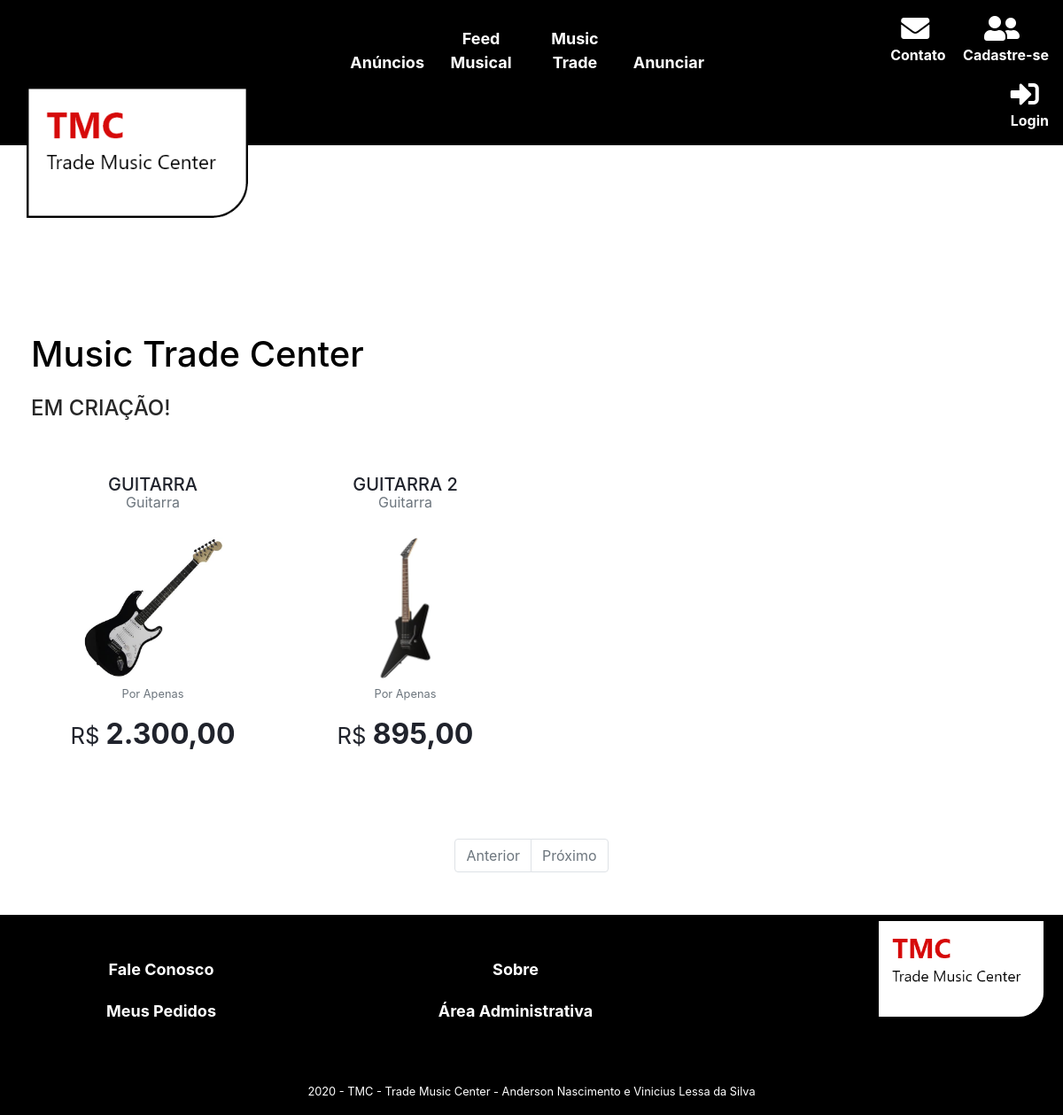
The page /Views/produtos/MusicTradeCenter.php on the database its author committed.
### tables this page shows
CREATE TABLE `produto` (
  `cod_produto` int(11) NOT NULL,
  `nome_prod` varchar(50) NOT NULL,
  `descricao_prod` varchar(250) DEFAULT NULL,
  `valor_un` decimal(6,2) NOT NULL,
  `cover_img` varchar(250) DEFAULT NULL,
  `banner_img` varchar(250) DEFAULT NULL,
  `estoque` int(11) DEFAULT NULL,
  `cod_categoria` int(11) NOT NULL,
  `destaque` tinyint(4) NOT NULL DEFAULT 0
);

CREATE TABLE `categoria` (
  `cod_categoria` int(11) NOT NULL,
  `nome_categoria` varchar(50) NOT NULL
);

### Models/m_produto.php (called while the page is built, shortened)
<?php
function carregarProdutosCategoria($conn, $codCategoria, $limit = 12, $offset = 0)
{
  $sql = "SELECT  p.cod_produto, p.nome_prod, p.descricao_prod, p.valor_un, p.cover_img, p.estoque, c.nome_categoria
    FROM produto p  INNER JOIN categoria c ON p.cod_categoria = c.cod_categoria
    WHERE p.cod_categoria = ? ORDER BY p.nome_prod ASC  LIMIT ? OFFSET ? ";
  $stmt = $conn->prepare($sql);
  $stmt->bind_param("iii", $codCategoria, $limit, $offset);
  $stmt->execute();
  $result = $stmt->get_result()->fetch_all(MYSQLI_ASSOC);
  return $result;
}

### Controllers/c_produto.php (called while the page is built, shortened)
<?php
$conn = require SITE_PATH . '/Models/conexao.php';
include SITE_PATH . '/Models/m_produto.php';
if (isset($listaGuitarras)) {
  $listaGuitarras = carregarProdutosCategoria($conn, $codCategoria, $limit, $offset);
}

### Views/produtos/MusicTradeCenter.php (the view, shortened to what this page needs)
<?php
$codCategoria = 2;
$limit = 12;
$Nextpg = (isset($_GET['page'])) ? ($_GET['page'] + 1) : 1;
$Prevpg = (isset($_GET['page']) && $Nextpg > 1) ? ($_GET['page'] - 1) : 0;
$offset = (isset($_GET['page'])) ? ($_GET['page'] * $limit) : 0;
require SITE_PATH . '/Controllers/c_produto.php';
?>
<!DOCTYPE html>
<html lang="pt-br">
<head>
  <link rel="stylesheet" href="<?php echo SITE_URL ?>/css/bootstrap.min.css">
  <link rel="stylesheet" href="<?php echo SITE_URL ?>/css/styles.css">
  <link rel="stylesheet" href="https://cdnjs.cloudflare.com/ajax/libs/font-awesome/5.11.2/css/all.css">
</head>
<body>
  <?php include SITE_PATH . '/includes/menu.php';?>
  <div>
    <div class="">
      <div class="caixa-guitarra">
        <h1 class="display-guitarra">Music Trade Center</h1>
        <h4 class="display-guitarra-2">EM CRIAÇÃO!</h4>
      </div>
    </div>
  </div>
  <section>
    <div class="container mt-5">
    <?php
if ($listaGuitarras) {?>
      <div class="row">
        <?php foreach ($listaGuitarras as $produto) {?>
        <div class="col-sm-3 mb-3">
          <a href="<?php echo SITE_URL ?>/Views/produtos/detalhe.php?produto=<?php echo $produto['cod_produto'] ?>"
            class="linkCardsVioloes">
            <div class="card text-center border-0 card-produto">
              <div class="card-header border-0 bg-transparent">
                <h5 class="card-title text-uppercase">
                  <?php echo $produto['nome_prod'] ?>
                </h5>
                <p class="text-muted mt-n3"><?php echo $produto['nome_categoria'] ?>
                </p>
              </div>
              <img class="card-img-top px-5 img-cover"
                src="<?php echo SITE_URL ?>/images/produtos/<?php echo $produto['cover_img'] ?>"
                alt="Cover: <?php echo $produto['nome_prod'] ?>">
              <div class="card-body">
                <p class="card-text mt-n3"><small class="text-muted">Por Apenas</small></p>
                <p class="card-text h2 font-weight-bold"><small>R$
                  </small><?php echo number_format($produto['valor_un'], 2, ',', '.') ?>
                </p>
              </div>
            </div>
          </a>
        </div>
        <?php }?>
      </div>
      <?php } else {
    include SITE_PATH . '/includes/erroCarregarProduto.php';
}?>
    </div>
  </section>
  <nav aria-label="Navegação de página exemplo">
    <ul class="pagination justify-content-center ">
      <li class="page-item <?php if ($Nextpg == 1) {
    echo 'disabled';
}?>">
        <a class="page-link bk-escuro ft-branca" href="./guitarra.php?page=<?php echo $Prevpg ?>">Anterior</a>
      </li>
      <li class="page-item <?php if (count($listaGuitarras) < $limit) {
    echo 'disabled';
}?>">
        <a class="page-link bk-escuro ft-branca" href="./guitarra.php?page=<?php echo $Nextpg ?>">Próximo</a>
      </li>
    </ul>
  </nav>
  <?php include SITE_PATH . '/includes/footer.php';?>
</body>
</html>

### css/styles.css (style rules this page uses)
html, body { margin: 0; padding: 0; height: 100%; }
.bk-escuro { background-color: #ce0000; }
.ft-branca { color: #ffffff; }
img.img-cover { max-height: 270px; }
.card-produto { transition: box-shadow 0.3s ease; }
.caixa-guitarra { text-align: left; margin-left: 35px; padding-top: 15px; width: 45%; }
.display-guitarra { color: rgb(0, 0, 0); padding-top: 25px; }
.display-guitarra-2 { color: rgba(0, 0, 0, 0.849); padding-top: 15px; }
.linkCardsVioloes { color: #20232c; }

### rows shown on the page
produto: nome_prod "GUITARRA", cod_categoria.nome_categoria "Guitarra", cover_img (picture), valor_un "2.300,00"
produto: nome_prod "GUITARRA 2", cod_categoria.nome_categoria "Guitarra", cover_img (picture), valor_un "895,00"
